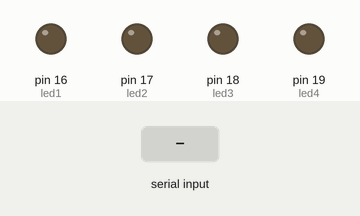
This sketch was run on a simulated Arduino Uno, built with avr-gcc and run on an emulated ATmega328P. Parts: output pins drawn as LEDs (lit = HIGH). The test bench sets the inputs (shaded band). What the sketch prints to the serial monitor is not drawn.

Above: at 1.2 s.
1.3 s: "ON1\n" received over Serial
At 2.3 s:
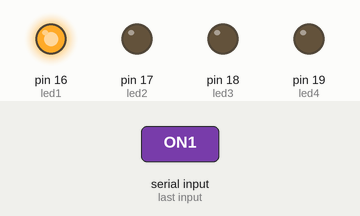
2.8 s: "ON2\n" received over Serial
At 3.5 s:
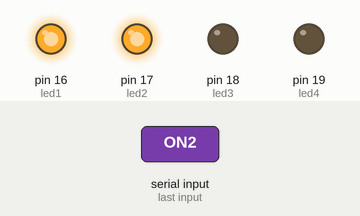
4.3 s: "OFF1\n" received over Serial
At 4.6 s:
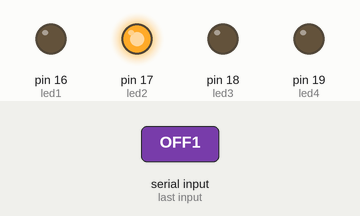
5.8 s: "ON3\n" received over Serial
At 7.0 s:
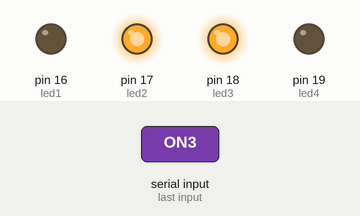
7.3 s: "OFF2\n" received over Serial
At 8.1 s:
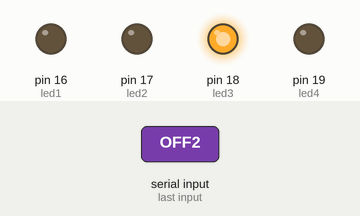
8.8 s: "ON4\n" received over Serial
At 9.2 s:
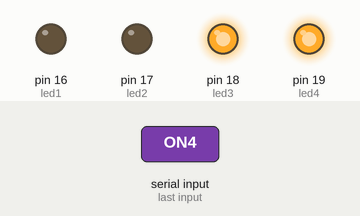
Timing chart, 0 to 11.3 s (numbered marks = the images above; inputs shaded):
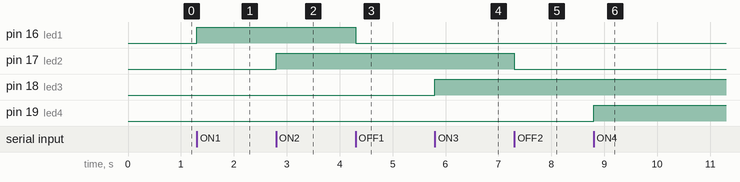

Measured:
- after the input at 1.3 s, pin 16 (led1): LOW → HIGH at once
- after the input at 2.8 s, pin 17 (led2): LOW → HIGH at once
- after the input at 4.3 s, pin 16 (led1): HIGH → LOW at once
- after the input at 5.8 s, pin 18 (led3): LOW → HIGH at once
- after the input at 7.3 s, pin 17 (led2): HIGH → LOW at once
- after the input at 8.8 s, pin 19 (led4): LOW → HIGH at once

The sketch:

Exp3-2.ino
```cpp
// تعريف المنافذ التي ترتبط بها الليدات
const int led1 = 16;
const int led2 = 17;
const int led3 = 18;
const int led4 = 19;

void setup() {
  Serial.begin(115200);  // بدء الاتصال التسلسلي بسرعة 115200

  // تعيين جميع المنافذ كمخارج لأنها تتحكم بالليدات
  pinMode(led1, OUTPUT);
  pinMode(led2, OUTPUT);
  pinMode(led3, OUTPUT);
  pinMode(led4, OUTPUT);

  // التأكد من أن جميع الليدات مطفأة في البداية
  digitalWrite(led1, LOW);
  digitalWrite(led2, LOW);
  digitalWrite(led3, LOW);
  digitalWrite(led4, LOW);

  // طباعة تعليمات للمستخدم في الشاشة التسلسلية
  Serial.println("اكتب أوامر مثل: ON1 أو OFF3 لتشغيل/إطفاء الليدات");
}

void loop() {
  // التحقق من وجود أمر وارد من الشاشة التسلسلية
  if (Serial.available()) {
    String command = Serial.readStringUntil('\n'); // قراءة الأمر كاملاً حتى نهاية السطر
    command.trim(); // إزالة الفراغات الزائدة من البداية والنهاية

    // التحكم بالليد رقم 1
    if (command == "ON1") {
      digitalWrite(led1, HIGH); // تشغيل الليد 1
      Serial.println("LED1 ON");
    } else if (command == "OFF1") {
      digitalWrite(led1, LOW); // إطفاء الليد 1
      Serial.println("LED1 OFF");
    }

    // التحكم بالليد رقم 2
    else if (command == "ON2") {
      digitalWrite(led2, HIGH);
      Serial.println("LED2 ON");
    } else if (command == "OFF2") {
      digitalWrite(led2, LOW);
      Serial.println("LED2 OFF");
    }

    // التحكم بالليد رقم 3
    else if (command == "ON3") {
      digitalWrite(led3, HIGH);
      Serial.println("LED3 ON");
    } else if (command == "OFF3") {
      digitalWrite(led3, LOW);
      Serial.println("LED3 OFF");
    }

    // التحكم بالليد رقم 4
    else if (command == "ON4") {
      digitalWrite(led4, HIGH);
      Serial.println("LED4 ON");
    } else if (command == "OFF4") {
      digitalWrite(led4, LOW);
      Serial.println("LED4 OFF");
    }

    // طباعة رسالة إذا كان الأمر غير معروف
    else {
      Serial.println("أمر غير معروف");
    }
  }
}
```
